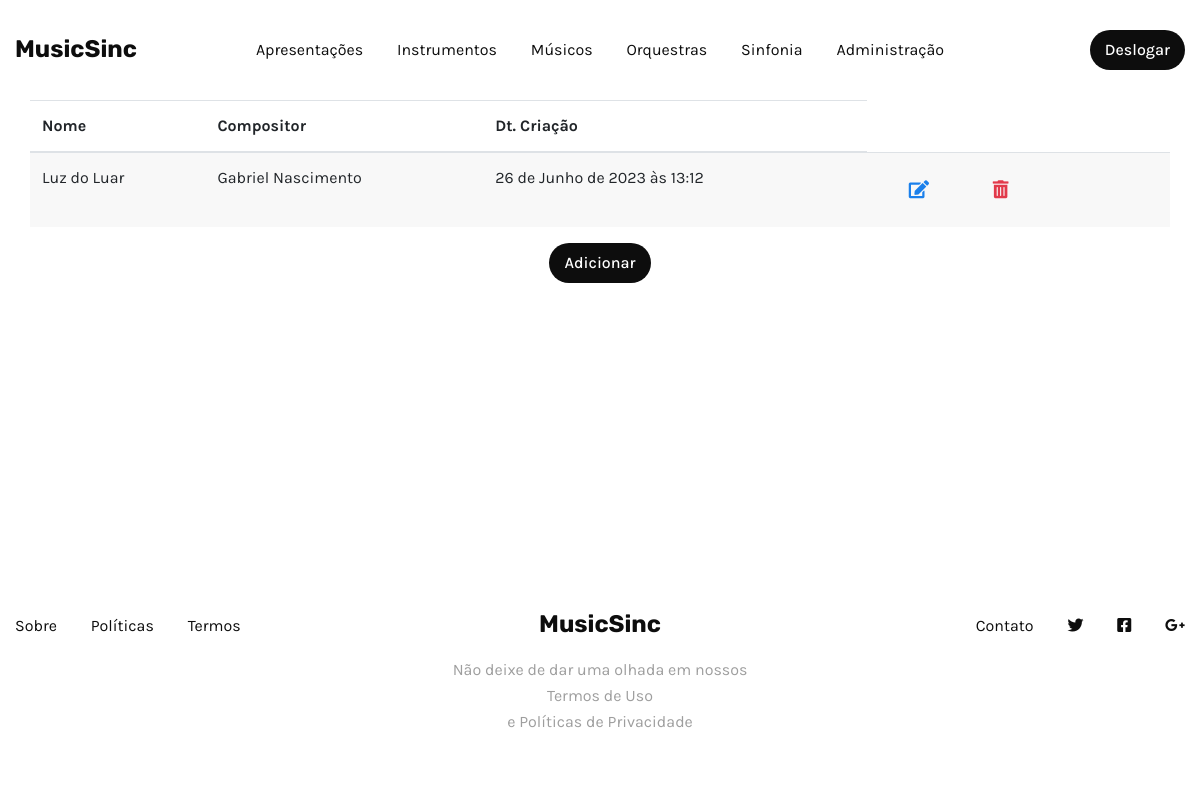
/sinfonia/listar/ (signed in), run on the app's committed database.
### core/models.py (models this page shows, shortened)
class Sinfonia(models.Model):
    nome = models.CharField(max_length=40)
    compositor = models.ForeignKey(Musico, on_delete=models.CASCADE)
    dt_criacao = models.DateTimeField(auto_now_add=True)
    class Meta:
        verbose_name = 'Sinfonia'
        verbose_name_plural = 'Sinfonias'

class Musico(models.Model):
    nome = models.CharField(max_length=70)
    nacionalidade = models.CharField(choices=nacionalidade, max_length=20)
    dt_nascimento = models.DateField()
    class Meta:
        verbose_name = 'Musico'
        verbose_name_plural = 'Musicos'
    def __str__(self):
        return self.nome

### sinfonia/views.py (the view)
# urls.py: path('listar/', views.SinfoniaListView.as_view(), name='read'),
class SinfoniaListView(LoginRequiredMixin, ListView):
    model = Sinfonia
    template_name = 'sinfonia/tabela_sinfonia.html'
    context_object_name = 'sinfonias'
    login_url='login'

### sinfonia/templates/sinfonia/tabela_sinfonia.html (shortened to what this page needs)
{% extends "base.html" %}
{% block content %}
{% include 'components/nav_tables.html' %}
<div class="container table-container">
  <table class="table table-striped">
    <thead>
      <tr>
        <th scope="col">Nome</th>
        <th scope="col">Compositor</th>
        <th scope="col">Dt. Criação</th>
      </tr>
    </thead>
    <tbody>
      {% for sinf in sinfonias %}
      <tr>
        <td>{{ sinf.nome }}</td>
        <td>{{ sinf.compositor }}</td>
        <td>{{ sinf.dt_criacao }}</td>
        <td>
          <a href="{% url 'sinfonia:update' sinf.id %}" class="btn btn-link edit-btn" title="Editar">
            <i class="fas fa-edit"></i>
          </a>
          <a href="{% url 'sinfonia:delete' sinf.id %}" class="btn btn-link delete-btn" title="Excluir">
            <i class="fas fa-trash-alt"></i>
          </a>
        </td>
      </tr>
      {% empty %}
      <tr>
        <td colspan="4" class="text-center">
          <h4>Nada aqui para ver</h4>
        </td>
      </tr>
      {% endfor %}
    </tbody>
  </table>
  <div class="col-12 d-flex justify-content-center mt-16">
    <a href="{% url 'sinfonia:create' %}" class="btn sm action-2 f-16">Adicionar</a>
  </div>
</div>
{% endblock %}

### sinfonia/templates/sinfonia/tabela_sinfonia.html (style rules this page uses)
.edit-btn { color: #1b80eb; }
.delete-btn { color: #e23a4b; }

### data on the page
Sinfonia: nome "Luz do Luar", compositor "Gabriel Nascimento", dt_criacao "26 de Junho de 2023 às 13:12"
